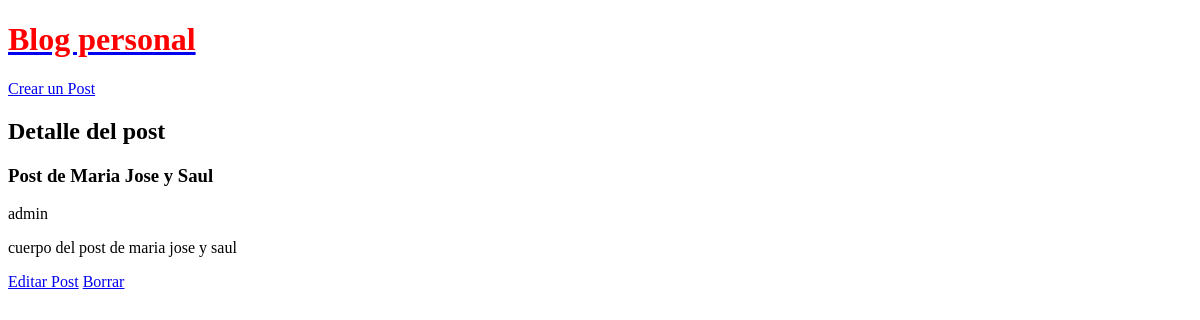
The app's page /post/2/, older data.
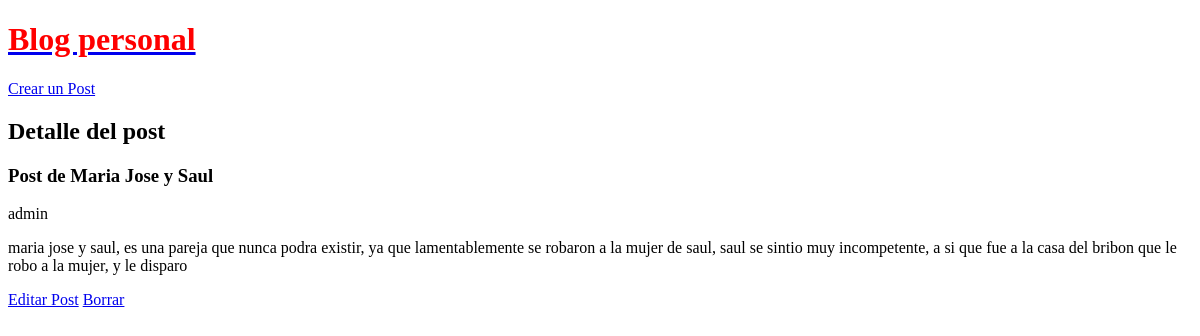
The same page, newer data.
### blogs/models.py (models this page shows, shortened)
class Post(models.Model):
    title = models.CharField(max_length=200)
    body = models.TextField()
    created_at = models.DateTimeField(auto_now_add=True)
    updated_at = models.DateTimeField(auto_now=True)
    author = models.ForeignKey(
        "auth.User",
        on_delete=models.CASCADE,
    )

### blogs/views.py (the view)
# urls.py: path("post/<int:pk>/", PostDetailView.as_view(), name="post_detail"),
class PostDetailView(DetailView):
    model = Post
    template_name = "post-detail.html"

### templates/post-detail.html
{% extends '_base.html' %}
{% block content %}
  <h2>Detalle del post</h2>
    <h3>{{ post.title }}</h3>
    <p>{{ post.author }}</p>
    <p>{{ post.body }}</p>
    <a href="{% url 'post_edit' post.pk %}">Editar Post</a>
    <a href="{% url 'post_delete' post.id %}"> Borrar</a>
{% endblock content %}

Row changes from the older to the newer data that the page shows:
changed Post "Post de Maria Jose y Saul": body "cuerpo del post de maria jose y saul" → "maria jose y saul, es una pareja que nunca podra existir, ya que lamentablemente se robaron a la mujer de saul, saul se sintio muy incompetente, a si que fue a la casa del bribon que le robo a la mujer, y le disparo"
